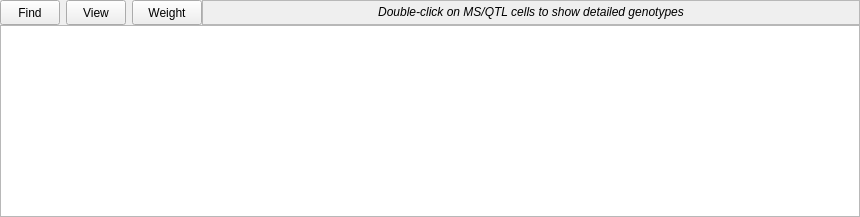
                  <widget class="QWidget" name="breedingValuesTab2">
                   <attribute name="title">
                    <string>Molecular score prediction</string>
                   </attribute>
                   <layout class="QVBoxLayout" name="breedingValuesVLayout2">
                    <property name="spacing">
                     <number>0</number>
                    </property>
                    <property name="margin">
                     <number>0</number>
                    </property>
                    <item>
                     <layout class="QVBoxLayout" name="scoreWeightVLayout2">
                      <property name="spacing">
                       <number>0</number>
                      </property>
                      <item>
                       <layout class="QVBoxLayout" name="weightVLayout2">
                        <property name="spacing">
                         <number>0</number>
                        </property>
                        <item>
                         <layout class="QHBoxLayout" name="weightHLayout2">
                          <property name="spacing">
                           <number>0</number>
                          </property>
                          <item>
                           <widget class="QPushButton" name="findPushButton2">
                            <property name="minimumSize">
                             <size>
                              <width>60</width>
                              <height>25</height>
                             </size>
                            </property>
                            <property name="maximumSize">
                             <size>
                              <width>60</width>
                              <height>25</height>
                             </size>
                            </property>
                            <property name="text">
                             <string>Find</string>
                            </property>
                            <property name="icon">
                             <iconset resource="configdialog.qrc">
                              <normaloff>:/images/find.png</normaloff>:/images/find.png</iconset>
                            </property>
                            <property name="iconSize">
                             <size>
                              <width>18</width>
                              <height>18</height>
                             </size>
                            </property>
                           </widget>
                          </item>
                          <item>
                           <spacer name="findHSpacer2">
                            <property name="orientation">
                             <enum>Qt::Horizontal</enum>
                            </property>
                            <property name="sizeType">
                             <enum>QSizePolicy::Fixed</enum>
                            </property>
                            <property name="sizeHint" stdset="0">
                             <size>
                              <width>6</width>
                              <height>20</height>
                             </size>
                            </property>
                           </spacer>
                          </item>
                          <item>
                           <widget class="QPushButton" name="viewPushButton2">
                            <property name="minimumSize">
                             <size>
                              <width>60</width>
                              <height>25</height>
                             </size>
                            </property>
                            <property name="maximumSize">
                             <size>
                              <width>60</width>
                              <height>25</height>
                             </size>
                            </property>
                            <property name="text">
                             <string>View</string>
                            </property>
                            <property name="icon">
                             <iconset resource="configdialog.qrc">
                              <normaloff>:/images/view.png</normaloff>:/images/view.png</iconset>
                            </property>
                            <property name="iconSize">
                             <size>
                              <width>18</width>
                              <height>16</height>
                             </size>
                            </property>
                           </widget>
                          </item>
                          <item>
                           <spacer name="viewHSpacer2">
                            <property name="orientation">
                             <enum>Qt::Horizontal</enum>
                            </property>
                            <property name="sizeType">
                             <enum>QSizePolicy::Fixed</enum>
                            </property>
                            <property name="sizeHint" stdset="0">
                             <size>
                              <width>6</width>
                              <height>20</height>
                             </size>
                            </property>
                           </spacer>
                          </item>
                          <item>
                           <widget class="QPushButton" name="weightPushButton2">
                            <property name="minimumSize">
                             <size>
                              <width>70</width>
                              <height>25</height>
                             </size>
                            </property>
                            <property name="maximumSize">
                             <size>
                              <width>70</width>
                              <height>25</height>
                             </size>
                            </property>
                            <property name="text">
                             <string>Weight</string>
                            </property>
                            <property name="icon">
                             <iconset resource="configdialog.qrc">
                              <normaloff>:/images/weight.png</normaloff>:/images/weight.png</iconset>
                            </property>
                            <property name="iconSize">
                             <size>
                              <width>18</width>
                              <height>18</height>
                             </size>
                            </property>
                           </widget>
                          </item>
                          <item>
                           <widget class="QLabel" name="infoLabel2">
                            <property name="minimumSize">
                             <size>
                              <width>0</width>
                              <height>25</height>
                             </size>
                            </property>
                            <property name="maximumSize">
                             <size>
                              <width>16777215</width>
                              <height>25</height>
                             </size>
                            </property>
                            <property name="frameShape">
                             <enum>QFrame::StyledPanel</enum>
                            </property>
                            <property name="frameShadow">
                             <enum>QFrame::Sunken</enum>
                            </property>
                            <property name="text">
                             <string>&lt;!DOCTYPE HTML PUBLIC &quot;-//W3C//DTD HTML 4.0//EN&quot; &quot;http://www.w3.org/TR/REC-html40/strict.dtd&quot;&gt;
&lt;html&gt;&lt;head&gt;&lt;meta name=&quot;qrichtext&quot; content=&quot;1&quot; /&gt;&lt;style type=&quot;text/css&quot;&gt;
p, li { white-space: pre-wrap; }
&lt;/style&gt;&lt;/head&gt;&lt;body style=&quot; font-family:'Sans Serif'; font-size:9pt; font-weight:400; font-style:normal;&quot;&gt;
&lt;p align=&quot;center&quot; style=&quot; margin-top:0px; margin-bottom:0px; margin-left:0px; margin-right:0px; -qt-block-indent:0; text-indent:0px;&quot;&gt;&lt;span style=&quot; font-style:italic;&quot;&gt;Double-click on MS/QTL cells to show detailed genotypes&lt;/span&gt;&lt;/p&gt;&lt;/body&gt;&lt;/html&gt;</string>
                            </property>
                            <property name="alignment">
                             <set>Qt::AlignCenter</set>
                            </property>
                           </widget>
                          </item>
                         </layout>
                        </item>
                       </layout>
                      </item>
                      <item>
                       <widget class="OTableWidget" name="scoreTableWidget">
                        <property name="minimumSize">
                         <size>
                          <width>860</width>
                          <height>0</height>
                         </size>
                        </property>
                        <property name="selectionBehavior">
                         <enum>QAbstractItemView::SelectRows</enum>
                        </property>
                       </widget>
                      </item>
                     </layout>
                    </item>
                   </layout>
                  </widget>
